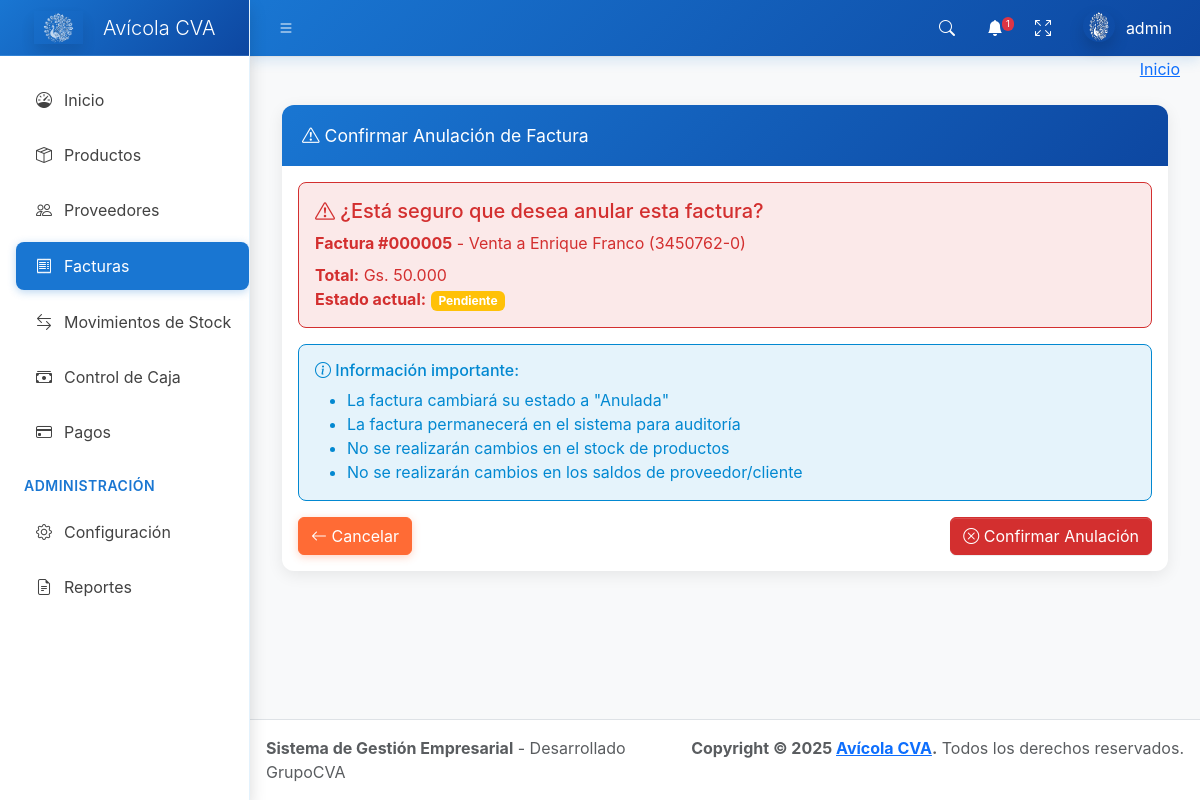
Page /facturas/296/anular/ (signed in) on the committed database.
### core/models.py (models this page shows, shortened)
class Factura(models.Model):
    TIPO_CHOICES = [
        ('compra', 'Compra'),
        ('venta', 'Venta'),
    ]
    ESTADO_CHOICES = [
        ('pendiente', 'Pendiente'),
        ('pagada', 'Pagada'),
        ('anulada', 'Anulada'),
    ]
    tipo = models.CharField(max_length=10, choices=TIPO_CHOICES, default='compra')
    numero = models.CharField(max_length=20)
    fecha = models.DateTimeField(default=timezone.now)
    proveedor = models.ForeignKey(Proveedor, on_delete=models.PROTECT, null=True, blank=True)
    cliente = models.ForeignKey(Cliente, on_delete=models.PROTECT, null=True, blank=True)
    subtotal = models.IntegerField()
    iva = models.IntegerField()
    total = models.IntegerField()
    estado = models.CharField(max_length=10, choices=ESTADO_CHOICES, default='pendiente')
    observacion = models.TextField(blank=True, null=True)
    fecha_creacion = models.DateTimeField(auto_now_add=True)
    usuario = models.ForeignKey(User, on_delete=models.PROTECT)
    class Meta:
        verbose_name = 'Factura'
        verbose_name_plural = 'Facturas'
        ordering = ['-fecha']
        unique_together = ['tipo', 'numero']

class Cliente(models.Model):
    nombre = models.CharField(max_length=200)
    rif = models.CharField(max_length=20, unique=True)
    direccion = models.TextField()
    telefono = models.CharField(max_length=20)
    email = models.EmailField()
    saldo = models.IntegerField(default=0)
    activo = models.BooleanField(default=True)
    fecha_creacion = models.DateTimeField(auto_now_add=True)
    class Meta:
        verbose_name = 'Cliente'
        verbose_name_plural = 'Clientes'
        ordering = ['nombre']
    def __str__(self):
        return f'{self.nombre} ({self.rif})'

### core/views.py (the view, shortened to what this page needs)
# urls.py: path('facturas/<int:pk>/anular/', views.factura_anular, name='factura_anular'),
@login_required
def factura_anular(request, pk):
    factura = get_object_or_404(Factura, pk=pk)
    if factura.estado == 'anulada':
        messages.warning(request, 'La factura ya está anulada.')
        return redirect('factura_ver', pk=pk)
    return render(request, 'factura_confirm_anular.html', {'factura': factura})

### templates/factura_confirm_anular.html (shortened to what this page needs)
{% extends 'base.html' %}
{% load static %}
{% load humanize custom_filters %}
{% block content %}
<div class="container-fluid">
  <div class="row">
    <div class="col-12">
      <div class="card">
        <div class="card-header bg-danger text-white">
          <h3 class="card-title">
            <i class="bi bi-exclamation-triangle"></i>
            Confirmar Anulación de Factura
          </h3>
        </div>
        <div class="card-body">
                     <div class="alert alert-danger">
            <h5><i class="bi bi-exclamation-triangle"></i> ¿Está seguro que desea anular esta factura?</h5>
            <p class="mb-0">
              <strong>Factura #{{ factura.numero }}</strong> -
              {% if factura.tipo == 'compra' %}
                Compra a {{ factura.proveedor }}
              {% else %}
                Venta a {{ factura.cliente }}
              {% endif %}
            </p>
            <p class="mb-0 mt-2">
              <strong>Total:</strong> Gs. {{ factura.total|floatformat:0|intcomma_dot }}
            </p>
            <p class="mb-0">
              <strong>Estado actual:</strong>
              <span class="badge bg-{% if factura.estado == 'pagada' %}success{% elif factura.estado == 'anulada' %}danger{% else %}warning{% endif %}">
                {{ factura.get_estado_display }}
              </span>
            </p>
          </div>
          <div class="alert alert-info">
            <h6><i class="bi bi-info-circle"></i> Información importante:</h6>
            <ul class="mb-0">
              <li>La factura cambiará su estado a "Anulada"</li>
              <li>La factura permanecerá en el sistema para auditoría</li>
              <li>No se realizarán cambios en el stock de productos</li>
              <li>No se realizarán cambios en los saldos de proveedor/cliente</li>
            </ul>
          </div>
          <form method="post">
            <div class="d-flex justify-content-between">
              <a href="{% url 'factura_ver' factura.pk %}" class="btn btn-secondary">
                <i class="bi bi-arrow-left"></i> Cancelar
              </a>
              <button type="submit" class="btn btn-danger">
                <i class="bi bi-x-circle"></i> Confirmar Anulación
              </button>
            </div>
          </form>
        </div>
      </div>
    </div>
  </div>
</div>
{% endblock %}

### templates/base.html (shortened to what this page needs)
{% load static %}
<!doctype html>
<html lang="es">
  <head>
    <link
      rel="stylesheet"
      href="https://cdn.jsdelivr.net/npm/@fontsource/source-sans-3@5.0.12/index.css"
      media="print"
      onload="this.media='all'"
    />
    <link
      rel="stylesheet"
      href="https://cdn.jsdelivr.net/npm/overlayscrollbars@2.11.0/styles/overlayscrollbars.min.css"
    />
    <link
      rel="stylesheet"
      href="https://cdn.jsdelivr.net/npm/bootstrap-icons@1.13.1/font/bootstrap-icons.min.css"
    />
    <link
      href="https://cdn.jsdelivr.net/npm/bootstrap@5.3.2/dist/css/bootstrap.min.css"
      rel="stylesheet"
    />
    <link rel="stylesheet" href="{% static 'AdminLTE/dist/css/adminlte.css' %}" />
    <link
      rel="stylesheet"
      href="https://cdn.jsdelivr.net/npm/apexcharts@3.37.1/dist/apexcharts.css"
    />
    {% load static %}
    {% load humanize custom_filters %}
    {% with tema_actual=configuracion_sistema.tema_visual|default:"azul" %}
        {% if tema_actual == "azul" %}
            <link rel="stylesheet" href="{% static 'css/temas/tema-azul.css' %}" />
        {% elif tema_actual == "oscuro" %}
            <link rel="stylesheet" href="{% static 'css/temas/tema-oscuro.css' %}" />
        {% elif tema_actual == "minimalista" %}
            <link rel="stylesheet" href="{% static 'css/temas/tema-minimalista.css' %}" />
        {% else %}
            <link rel="stylesheet" href="{% static 'css/temas/tema-azul.css' %}" />
        {% endif %}
    {% endwith %}
  </head>
  <body class="layout-fixed sidebar-expand-lg sidebar-open bg-body-tertiary">
    <div class="app-wrapper">
      <nav class="app-header navbar navbar-expand bg-body">
        <div class="container-fluid">
          <ul class="navbar-nav">
            <li class="nav-item">
              <a class="nav-link" data-lte-toggle="sidebar" href="#" role="button">
                <i class="bi bi-list"></i>
              </a>
            </li>
          </ul>
          <ul class="navbar-nav ms-auto">
            <li class="nav-item">
              <a class="nav-link" data-widget="navbar-search" href="#" role="button">
                <i class="bi bi-search"></i>
              </a>
            </li>
            <li class="nav-item dropdown">
              <a class="nav-link" data-bs-toggle="dropdown" href="#">
                <i class="bi bi-bell-fill"></i>
                <span class="navbar-badge badge text-bg-danger">{{ total_alertas|default:0 }}</span>
              </a>
            </li>
            <li class="nav-item">
              <a class="nav-link" href="#" data-lte-toggle="fullscreen">
                <i data-lte-icon="maximize" class="bi bi-arrows-fullscreen"></i>
              </a>
            </li>
            <li class="nav-item dropdown user-menu">
              <a href="#" class="nav-link dropdown-toggle" data-bs-toggle="dropdown">
                <img
                  src="{% static 'img/logo.png' %}"
                  class="user-image rounded-circle shadow"
                  alt="User Image"
                />
                <span class="d-none d-md-inline">{{ user.username|default:"Usuario" }}</span>
              </a>
            </li>
          </ul>
        </div>
      </nav>
      <aside class="app-sidebar bg-body-secondary shadow" data-bs-theme="dark">
        <div class="sidebar-brand">
          <a href="{% url 'dashboard' %}" class="brand-link">
            <img
              src="{% static 'img/logo.png' %}"
              alt="Avícola CVA Logo"
              class="brand-image opacity-75 shadow"
            />
            <span class="brand-text fw-light">Avícola CVA</span>
          </a>
        </div>
        <div class="sidebar-wrapper">
          <nav class="mt-2">
                         <ul
               class="nav sidebar-menu flex-column"
               data-lte-toggle="treeview"
               role="navigation"
               aria-label="Main navigation"
               data-accordion="false"
               id="navigation"
             >
               <li class="nav-item">
                 <a href="{% url 'dashboard' %}" class="nav-link {% if request.resolver_match.url_name == 'dashboard' %}active{% endif %}">
                   <i class="nav-icon bi bi-speedometer"></i>
                   <p>Inicio</p>
                 </a>
               </li>
               <li class="nav-item">
                 <a href="{% url 'productos_list' %}" class="nav-link {% if 'producto' in request.resolver_match.url_name %}active{% endif %}">
                   <i class="nav-icon bi bi-box-seam"></i>
                   <p>Productos</p>
                 </a>
               </li>
               <li class="nav-item">
                 <a href="{% url 'proveedores_list' %}" class="nav-link {% if 'proveedor' in request.resolver_match.url_name %}active{% endif %}">
                   <i class="nav-icon bi bi-people"></i>
                   <p>Proveedores</p>
                 </a>
               </li>
              <li class="nav-item">
                <a href="{% url 'factura_list' %}" class="nav-link {% if 'factura' in request.resolver_match.url_name %}active{% endif %}">
                  <i class="nav-icon bi bi-receipt"></i>
                  <p>Facturas</p>
                </a>
              </li>
              <li class="nav-item">
                <a href="{% url 'stock_movimientos' %}" class="nav-link {% if 'stock' in request.resolver_match.url_name %}active{% endif %}">
                  <i class="nav-icon bi bi-arrow-left-right"></i>
                  <p>Movimientos de Stock</p>
                </a>
              </li>
              <li class="nav-item">
                <a href="{% url 'caja_list' %}" class="nav-link {% if 'caja' in request.resolver_match.url_name %}active{% endif %}">
                  <i class="nav-icon bi bi-cash-stack"></i>
                  <p>Control de Caja</p>
                </a>
              </li>
              <li class="nav-item">
                <a href="{% url 'pagos_dashboard' %}" class="nav-link {% if 'pagos' in request.resolver_match.url_name %}active{% endif %}">
                  <i class="nav-icon bi bi-credit-card"></i>
                  <p>Pagos</p>
                </a>
              </li>
              <li class="nav-header">ADMINISTRACIÓN</li>
              <li class="nav-item">
                <a href="{% url 'configuracion_panel' %}" class="nav-link {% if 'configuracion' in request.resolver_match.url_name %}active{% endif %}">
                  <i class="nav-icon bi bi-gear"></i>
                  <p>Configuración</p>
                </a>
              </li>
              <li class="nav-item">
                <a href="{% url 'reportes_dashboard' %}" class="nav-link {% if 'reporte' in request.resolver_match.url_name %}active{% endif %}">
                  <i class="nav-icon bi bi-file-earmark-text"></i>
                  <p>Reportes</p>
                </a>
              </li>
            </ul>
          </nav>
        </div>
      </aside>
      <div class="app-content">
        <div class="content-header">
          <div class="container-fluid">
            <div class="row mb-2">
              <div class="col-sm-6">
              </div>
              <div class="col-sm-6">
                <ol class="breadcrumb float-sm-end">
                  <li class="breadcrumb-item"><a href="{% url 'dashboard' %}">Inicio</a></li>
                </ol>
              </div>
            </div>
          </div>
        </div>
        <div class="content">
          <div class="container-fluid">
            {% block content %}{% endblock %}
          </div>
        </div>
      </div>
      <footer class="app-footer">
        <div class="float-end d-none d-sm-inline">
          <strong>Copyright &copy; 2025 <a href="#">Avícola CVA</a>.</strong> Todos los derechos reservados.
        </div>
        <div>
          <strong>Sistema de Gestión Empresarial</strong> - Desarrollado GrupoCVA
        </div>
      </footer>
    </div>
  </body>
</html>

### rows in the picture
Factura: numero "000005", cliente "Enrique Franco (3450762-0)", total "50.000", estado "Pendiente"

### other values in the picture
{{ total_alertas|default:0 }} "1"
{{ user.username|default:"Usuario" }} "admin"
